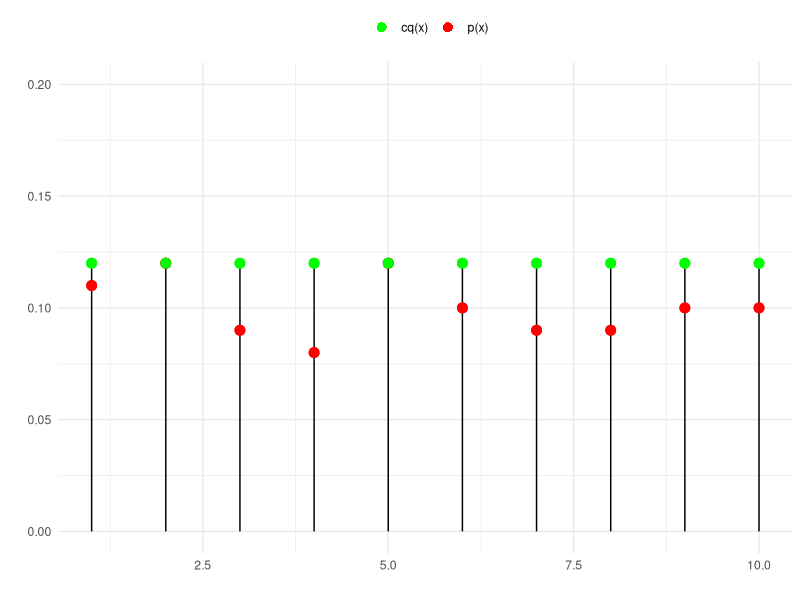

Write R code to recreate this figure.
## ---- chunk 1
library(ggplot2)

# Valores de j e probabilidades p_j e q_j
j_values <- 1:10
p_j <- c(0.11, 0.12, 0.09, 0.08, 0.12, 0.10, 0.09, 0.09, 0.10, 0.10)
q_j <- rep(1 / 10, length(p_j))  # Distribuição uniforme

# Constante c para ajustar q_j
c <- max(p_j / q_j)
cq_j <- c * q_j  # Multiplica a distribuição proposta pela constante

# Criação do data frame para o ggplot2
df <- data.frame(j = j_values, p_j = p_j, cq_j = cq_j)

# Plot com ggplot2
ggplot(df, aes(x = j)) +
  geom_segment(aes(x = j, xend = j, y = 0, yend = cq_j), color = "black") +
  geom_point(aes(y = cq_j), color = "green", size = 3) +
  geom_point(aes(y = p_j), color = "red", size = 3) +
  labs(x = "", y = "") +
  ylim(0, 0.2) +
  theme_minimal() +
  theme(legend.position = "top") +
  scale_color_manual(values = c("p(x)" = "red", "cq(x)" = "green"), name = "") +
  guides(color = guide_legend(override.aes = list(shape = 16))) +
  geom_point(aes(y = p_j, color = "p(x)"), size = 3) +
  geom_point(aes(y = cq_j, color = "cq(x)"), size = 3) 

## ---- chunk 2
# --- Parâmetros definidos no problema ---

# Valores de j (suporte da distribuição)
j_values <- 1:10
# Distribuição alvo p_j
p_j <- c(0.11, 0.12, 0.09, 0.08, 0.12, 0.10, 0.09, 0.09, 0.10, 0.10)
# Distribuição proposta q_j (Uniforme Discreta)
q_j <- rep(1/10, 10)

# Constante c tal que p_j <= c * q_j
c <- max(p_j / q_j)

# Número de amostras desejadas
n_samples <- 1000
# Vetor para armazenar as amostras aceitas
accepted_samples <- c()

# --- Implementação do Método da Rejeição ---

# Para facilitar a busca, nomeamos o vetor p_j com os valores correspondentes de j
names(p_j) <- j_values
# Para a distribuição uniforme q_j, o valor é sempre 1/10
q_val <- 1/10


# Loop até que o número desejado de amostras seja gerado
while (length(accepted_samples) < n_samples) {
  # 1. Gere um valor Y a partir da distribuição proposta q_j
  # Como q_j é uniforme, usamos a função sample() para escolher um valor de j_values
  y <- sample(j_values, 1)
  
  # 2. Gere U ~ Uniform(0,1)
  u <- runif(1)
  
  # 3. Teste de aceitação
  # Acessamos p(y) usando o nome do vetor (convertendo y para caractere para busca)
  acceptance_ratio <- p_j[as.character(y)] / (c * q_val)
  
  if (u <= acceptance_ratio) {
    # Se aceito, adicione o valor ao vetor de amostras
    accepted_samples <- c(accepted_samples, y)
  }
}

# --- Exibição dos Resultados ---

cat("\nAs primeiras 20 amostras geradas são:\n")
print(head(accepted_samples, 20))


# Criação da tabela de frequência
freq_table <- table(factor(accepted_samples, levels = j_values))
relative_freq <- prop.table(freq_table)

# Montamos um data.frame final para exibir os resultados
results_df <- data.frame(
  `Valor (j)` = as.integer(names(freq_table)),
  `Frequência Absoluta` = as.integer(freq_table),
  `Frequência Relativa (Observada)` = as.numeric(relative_freq),
  `Probabilidade Teórica (p_j)` = p_j,
  check.names = FALSE
)

cat("Tabela de Frequência dos 1000 valores gerados:\n\n")
print(results_df, row.names = FALSE)

